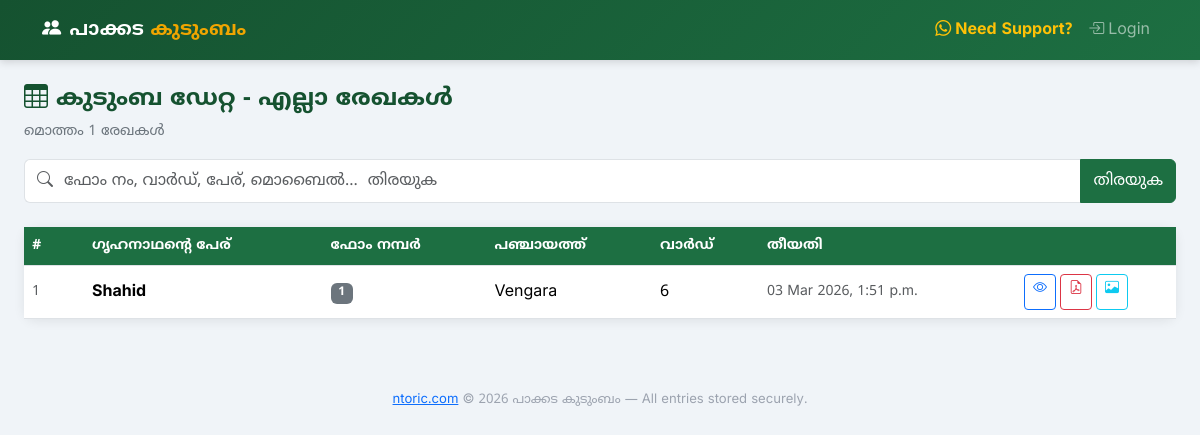
Page /records/ on the earlier database version.
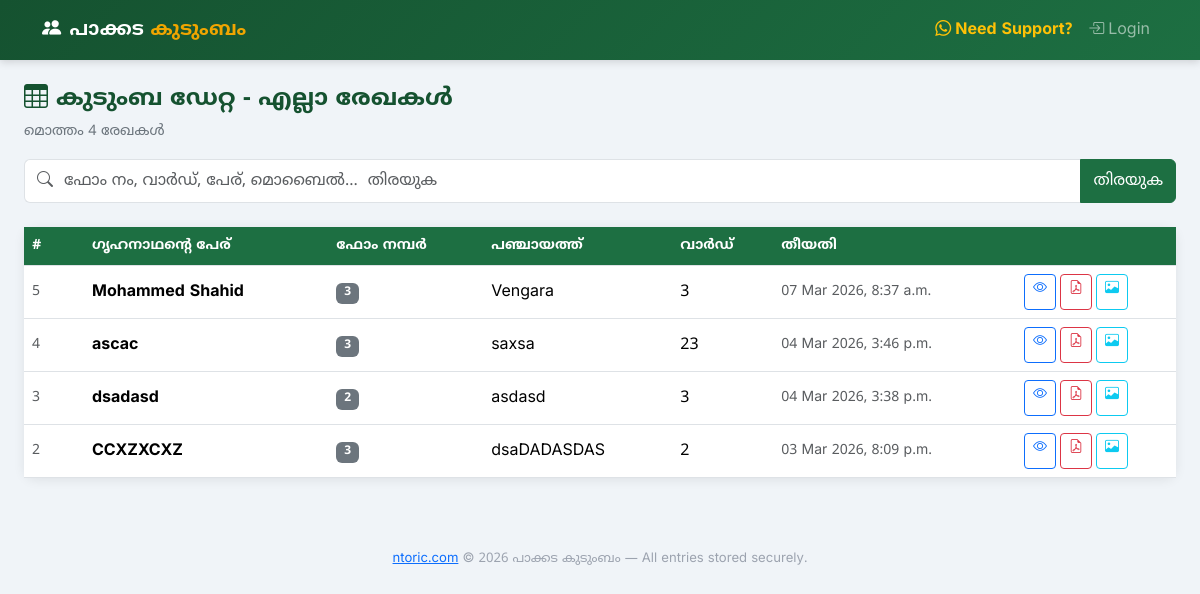
Same page on the later database version.
### family/models.py (models this page shows, shortened)
class Family(models.Model):
    created_at = models.DateTimeField(auto_now_add=True)
    family_json = models.JSONField()
    class Meta:
        verbose_name = 'Family'
        verbose_name_plural = 'Families'
        ordering = ['-created_at']

### family/views.py (the view)
# urls.py: path('records/', views.FamilyListView.as_view(), name='list'),
class FamilyListView(ListView):
    model = Family
    template_name = 'family/list.html'
    context_object_name = 'families'
    paginate_by = 20
    def get_queryset(self):
        qs = Family.objects.all().order_by('-created_at')
        q = self.request.GET.get('q', '').strip()
        if q:
            qs = qs.filter(family_json__icontains=q)
        return qs
    def get_context_data(self, **kwargs):
        context = super().get_context_data(**kwargs)
        context['search_query'] = self.request.GET.get('q', '')
        return context

### family/templatetags/family_filters.py (called while the page is built)
@register.filter(name='get_value')
def get_value(dictionary, key):
    if not isinstance(dictionary, dict):
        return ''
    return dictionary.get(key, '')

### family/templates/family/list.html (shortened to what this page needs)
{% extends "base.html" %}
{% load family_filters %}
{% block main_class %}container-fluid px-4{% endblock %}
{% block content %}
<div class="mb-4">
    <div class="d-flex flex-column flex-md-row align-items-md-center justify-content-md-between gap-3 mb-3">
        <div>
            <h1 class="page-heading"><i class="bi bi-table me-2"></i>കുടുംബ ഡേറ്റ - എല്ലാ രേഖകൾ</h1>
            <p class="page-subheading mb-0">
                മൊത്തം {{ page_obj.paginator.count }} രേഖകൾ
            </p>
        </div>
    </div>
    <form method="get" class="mb-0">
    <div class="input-group">
        <span class="input-group-text bg-white border-end-0">
            <i class="bi bi-search text-muted"></i>
        </span>
        <input type="search" name="q" class="form-control border-start-0 ps-0"
               placeholder="ഫോം നം, വാർഡ്, പേര്, മൊബൈൽ...  തിരയുക"
               value="{{ search_query }}" autocomplete="off">
        <button class="btn btn-primary" type="submit">തിരയുക</button>
    </div>
    </form>
</div>
{% if families %}
<div class="card d-none d-md-block">
    <div class="card-body p-0">
        <div class="table-responsive">
            <table class="table table-hover mb-0 align-middle">
                <thead>
                    <tr>
                        <th style="width: 60px;">#</th>
                        <th>ഗൃഹനാഥന്റെ പേര്</th>
                        <th>ഫോം നമ്പർ</th>
                        <th>പഞ്ചായത്ത്</th>
                        <th>വാർഡ്</th>
                        <th>തീയതി</th>
                        <th style="width: 160px;"></th>
                    </tr>
                </thead>
                <tbody>
                    {% for family in families %}
                    <tr>
                        <td class="text-muted small">{{ family.pk }}</td>
                        <td>
                            <strong>{{ family.family_json|get_value:"ഗൃഹനാഥന്റെ പേര്" }}</strong>
                        </td>
                        <td>
                            <span class="badge bg-secondary">
                                {{ family.family_json|get_value:"ഫോം നമ്പർ" }}
                            </span>
                        </td>
                        <td>{{ family.family_json|get_value:"പഞ്ചായത്ത്" }}</td>
                        <td>{{ family.family_json|get_value:"വാർഡ്" }}</td>
                        <td class="text-muted small">
                            {{ family.created_at|date:"d M Y, g:i a" }}
                        </td>
                        <td>
                            <div class="d-flex gap-1">
                                <a href="{% url 'family:detail' family.pk %}"
                                   class="btn btn-outline-primary btn-sm" title="കാണുക">
                                    <i class="bi bi-eye"></i>
                                </a>
                                <a href="{% url 'family:export_preview' family.pk %}"
                                   class="btn btn-outline-danger btn-sm" title="PDF Export Preview">
                                    <i class="bi bi-file-earmark-pdf"></i>
                                </a>
                                <a href="{% url 'family:poster_preview' family.pk %}"
                                   class="btn btn-outline-info btn-sm" title="Poster Image Export">
                                    <i class="bi bi-image"></i>
                                </a>
                            </div>
                        </td>
                    </tr>
                    {% endfor %}
                </tbody>
            </table>
        </div>
    </div>
</div>
{% endif %}
{% endblock %}

### templates/base.html (shortened to what this page needs)
<!DOCTYPE html>
<html lang="ml">
<head>
    <link href="https://cdn.jsdelivr.net/npm/bootstrap@5.3.2/dist/css/bootstrap.min.css" rel="stylesheet">
    <link href="https://cdn.jsdelivr.net/npm/bootstrap-icons@1.11.3/font/bootstrap-icons.min.css" rel="stylesheet">
</head>
<body>
    <nav class="navbar navbar-dark navbar-expand-lg mb-4">
        <div class="container">
            <a class="navbar-brand" href="{% url 'family:landing' %}">
                <i class="bi bi-people-fill me-2"></i>പാക്കട <span>കുടുംബം</span>
            </a>
            <div class="collapse navbar-collapse" id="navMenu">
                <ul class="navbar-nav ms-auto align-items-lg-center">
                    <li class="nav-item">
                        <a class="nav-link text-warning fw-bold" href="https://wa.me/918129490227" target="_blank">
                            <i class="bi bi-whatsapp me-1"></i>Need Support?
                        </a>
                    </li>
                    {% if user.is_authenticated %}
                    <li class="nav-item">
                        <a class="nav-link" href="{% url 'family:list' %}">
                            <i class="bi bi-list-ul me-1"></i>എല്ലാ രേഖകൾ
                        </a>
                    </li>
                    <li class="nav-item">
                        <a class="nav-link" href="{% url 'family:create' %}">
                            <i class="bi bi-plus-circle me-1"></i>പുതിയ ഫോം
                        </a>
                    </li>
                    <li class="nav-item ms-lg-3">
                        <span class="navbar-text text-white-50 me-2">
                            <i class="bi bi-person-circle me-1"></i>{{ user.username }}
                        </span>
                    </li>
                    <li class="nav-item">
                        <form method="post" action="{% url 'logout' %}" class="d-inline">
                            {% csrf_token %}
                            <button type="submit" class="btn btn-outline-light btn-sm">
                                <i class="bi bi-box-arrow-right me-1"></i>Logout
                            </button>
                        </form>
                    </li>
                    {% else %}
                    <li class="nav-item">
                        <a class="nav-link" href="{% url 'login' %}">
                            <i class="bi bi-box-arrow-in-right me-1"></i>Login
                        </a>
                    </li>
                    {% endif %}
                </ul>
            </div>
        </div>
    </nav>
    <main class="{% block main_class %}container{% endblock %} pb-5">
        {% block content %}{% endblock %}
    </main>
    <footer class="text-center py-4">
        <div class="container">
            <span><a href="https://ntoric.com">ntoric.com</a> © 2026 പാക്കട കുടുംബം &mdash; All entries stored securely.</span>
        </div>
    </footer>
</body>
</html>

### templates/base.html (style rules this page uses)
:root { --primary: #1d6f42; --primary-light: #28a745; --primary-dark: #155230; --accent: #f0a500; --surface: #f8f9fa; --card-shadow: 0 2px 12px rgba(0,0,0,0.08); }
body { font-family: 'Noto Sans Malayalam', 'Inter', sans-serif; background-color: #f0f4f8; color: #212529; }
.navbar { background: linear-gradient(135deg, var(--primary-dark), var(--primary)); box-shadow: 0 2px 8px rgba(0,0,0,0.15); }
.navbar-brand { font-weight: 700; font-size: 1.2rem; letter-spacing: 0.02em; }
.navbar-brand span { color: var(--accent); }
.card { border: none; border-radius: 12px; box-shadow: var(--card-shadow); }
.btn-primary { background: var(--primary); border-color: var(--primary); }
.page-heading { font-size: 1.5rem; font-weight: 700; color: var(--primary-dark); }
.page-subheading { color: #6c757d; font-size: 0.9rem; }
.table th { background: var(--primary); color: #fff; font-weight: 600; font-size: 0.88rem; }
footer { font-size: 0.82rem; color: #9ca3af; }
.btn { min-height: 44px; }
.btn-sm { min-height: 36px; }
.nav-link { min-height: 44px; display: flex; align-items: center; }

Differences in the rows shown:
removed Family: pk "1", family_json|get_value "Shahid", family_json|get_value "1", family_json|get_value "Vengara", family_json|get_value "6", created_at "03 Mar 2026, 1:51 p.m."
added Family: pk "5", family_json|get_value "Mohammed Shahid", family_json|get_value "3", family_json|get_value "Vengara", created_at "07 Mar 2026, 8:37 a.m."
added Family: pk "4", family_json|get_value "ascac", family_json|get_value "3", family_json|get_value "saxsa", family_json|get_value "23", created_at "04 Mar 2026, 3:46 p.m."
added Family: pk "3", family_json|get_value "dsadasd", family_json|get_value "2", family_json|get_value "asdasd", family_json|get_value "3", created_at "04 Mar 2026, 3:38 p.m."
added Family: pk "2", family_json|get_value "CCXZXCXZ", family_json|get_value "3", family_json|get_value "dsaDADASDAS", family_json|get_value "2", created_at "03 Mar 2026, 8:09 p.m."
Other differences:
{{ page_obj.paginator.count }}: "1" → "4"
